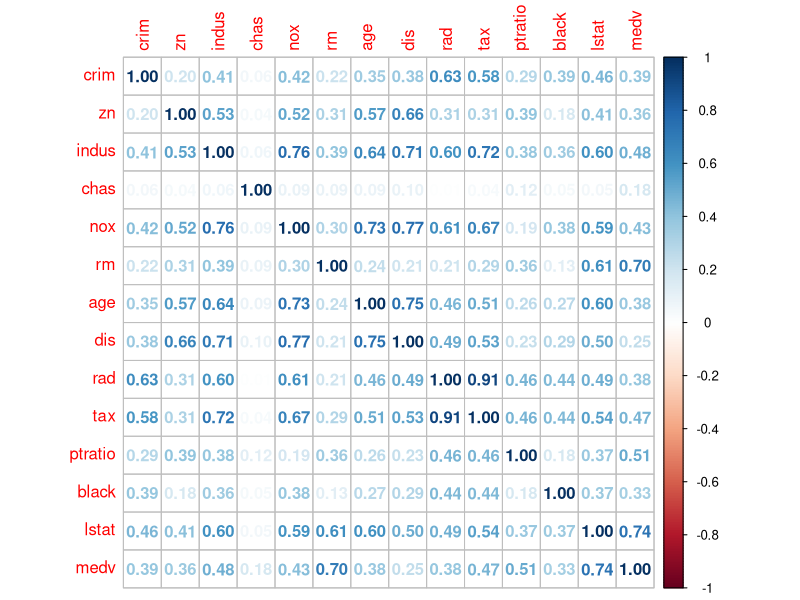
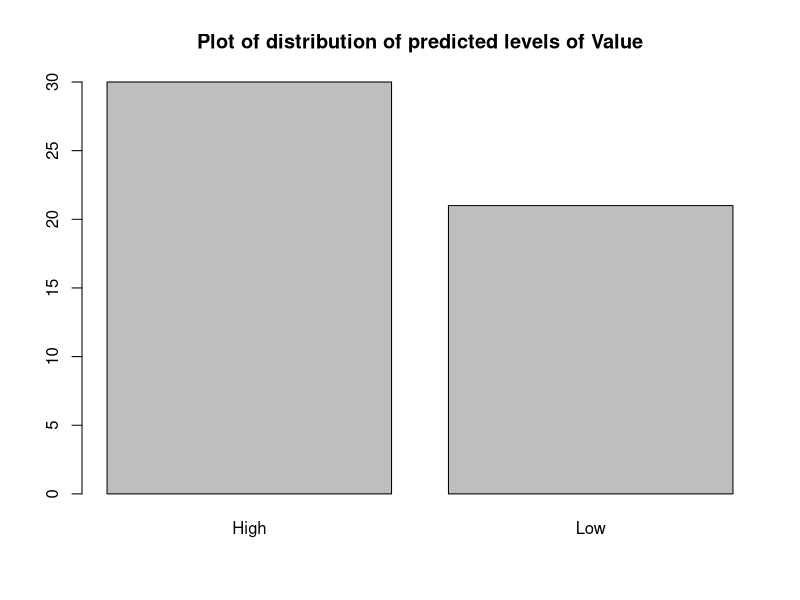

Recreate these plots in R, in order.
library(MASS)

data(Boston)
library(corrplot)
housingdataset <- as.data.frame(Boston) # attach a label to the dataframe object

#Use correlation matrix to find the relationship among variables with target variable

M<-cor(housingdataset)
M_abs<-abs(M)
corrplot(M_abs, method="number")
#head(round(M_abs, 2),15)

Value <- ifelse(housingdataset$medv > median(housingdataset$medv),
            "High", "Low")
Value <- as.factor(Value)
summary(Value)

housingdataset <- data.frame(housingdataset, Value)
summary(housingdataset)

for (iternum in (1:3)){
  print(paste("Shuffle number:", iternum))
  housingdataset <- housingdataset[sample(nrow(housingdataset)), ]
}

sz <- nrow(housingdataset) * 0.90
training_testing <- housingdataset[1:sz,]
holdout <- housingdataset[(sz):nrow(housingdataset),]
#summary(holdout)

## k-fold CV

samplesize <- nrow(training_testing)
numfolds <- 5

quotient <- samplesize %/% numfolds
remainder <- samplesize %% numfolds 

vct.sizes <- rep(quotient, numfolds) 
if(remainder > 0){
  for(i in 1:remainder){
    vct.sizes[i] <- vct.sizes[i] + 1 
  }
}

print(paste("K:", numfolds, "n:", samplesize))
print(vct.sizes)

set.seed(99)
training_testing <- training_testing[sample(nrow(training_testing)), ]

## Using k-fold CV 
#The columns LSTAT, INDUS, RM, TAX, NOX, PTRAIO has a 
#correlation score above 0.45 with MEDV which is a good 
#indication of using as predictors. Lets plot these columns against MEDV.
accuracies <- numeric(numfolds)
startval <- 1
for(kth in (1:numfolds)){
  endval <- vct.sizes[kth] + startval - 1
  qda.1.fit <- qda(Value ~ lstat+rm+ptratio+tax+nox+indus, #formula representing the model equation
                 data=training_testing, #indicating which dataset to use
                 subset=-(startval:endval)) #specifying which subset of observations to use in fitting the model

  qda.1.pred <- predict(qda.1.fit, # use the previously-fit LDA model to make predictions
                      training_testing[startval:endval, ])
  print(qda.1.fit)
  
     tbl.results <- table(training_testing[startval:endval, 15], qda.1.pred$class)
  
  accuracy <- (round((tbl.results[1,1] + tbl.results[2,2])/sum(tbl.results), 4)*100)
  
  accuracies[kth] <- accuracy
  startval <- endval + 1
}
overall.qda.accuracy <- mean(accuracies)
print(paste("For the best qda model, the overall k-fold CV accuracy is:",
            round(overall.qda.accuracy, 6)))





#######################################################################
#######################################################################

#using holdout set 

qda.1.fit <- qda(Value ~ lstat+rm+ptratio+tax+nox+indus, #formula representing the model equation
                 data=training_testing) #indicating which dataset to use
                 #subset=1:sz) #specifying which subset of observations to use in fitting the model


qda.1.pred <- predict(qda.1.fit, # use the previously-fit QDA model to make predictions
                      holdout) # use the hold-out subset of observations for making predictions
 ## see what information is present in the object, in the form of fields

plot(qda.1.pred$class, main="Plot of distribution of predicted levels of Value")

tbl.results <- table(holdout$Value,qda.1.pred$class)
print(tbl.results)

## compute the accuracy by dividing the sum of correct predictions by the total number of predictions
print (paste("Accuracy of model on holdout data:", round((tbl.results[1,1] + tbl.results[2,2])/sum(tbl.results), 4)*100, "%"))
